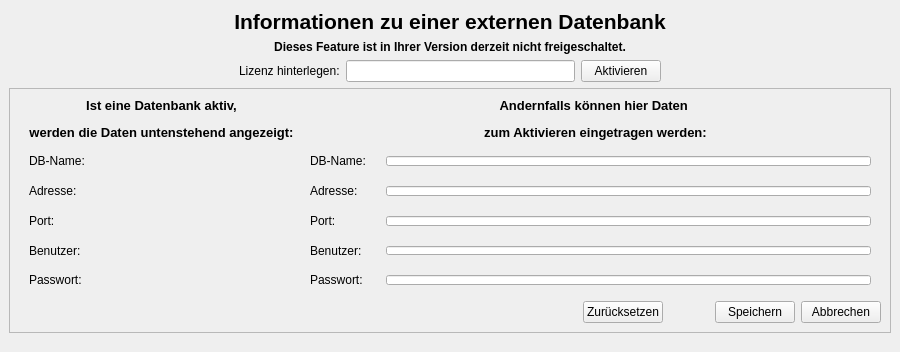
<?xml version="1.0" encoding="UTF-8"?>
<ui version="4.0">
 <class>DBWindow</class>
 <widget class="QMainWindow" name="DBWindow">
  <property name="geometry">
   <rect>
    <x>0</x>
    <y>0</y>
    <width>900</width>
    <height>352</height>
   </rect>
  </property>
  <property name="minimumSize">
   <size>
    <width>900</width>
    <height>352</height>
   </size>
  </property>
  <property name="maximumSize">
   <size>
    <width>900</width>
    <height>352</height>
   </size>
  </property>
  <property name="windowTitle">
   <string>physioForms - Datenbank</string>
  </property>
  <property name="styleSheet">
   <string notr="true"/>
  </property>
  <widget class="QWidget" name="centralwidget">
   <layout class="QGridLayout" name="gridLayout_2">
    <item row="1" column="0">
     <layout class="QGridLayout" name="gridLayout">
      <item row="1" column="0">
       <spacer name="verticalSpacer_2">
        <property name="orientation">
         <enum>Qt::Vertical</enum>
        </property>
        <property name="sizeHint" stdset="0">
         <size>
          <width>20</width>
          <height>40</height>
         </size>
        </property>
       </spacer>
      </item>
      <item row="4" column="0">
       <spacer name="verticalSpacer">
        <property name="orientation">
         <enum>Qt::Vertical</enum>
        </property>
        <property name="sizeHint" stdset="0">
         <size>
          <width>20</width>
          <height>40</height>
         </size>
        </property>
       </spacer>
      </item>
      <item row="6" column="0">
       <spacer name="horizontalSpacer">
        <property name="orientation">
         <enum>Qt::Horizontal</enum>
        </property>
        <property name="sizeHint" stdset="0">
         <size>
          <width>40</width>
          <height>10</height>
         </size>
        </property>
       </spacer>
      </item>
      <item row="2" column="0">
       <widget class="QLabel" name="notlicensedlabel">
        <property name="text">
         <string>&lt;html&gt;&lt;head/&gt;&lt;body&gt;&lt;p align=&quot;center&quot;&gt;&lt;span style=&quot; font-weight:600;&quot;&gt;Dieses Feature ist in Ihrer Version derzeit nicht freigeschaltet.&lt;/span&gt;&lt;/p&gt;&lt;/body&gt;&lt;/html&gt;</string>
        </property>
       </widget>
      </item>
      <item row="5" column="0">
       <widget class="QFrame" name="frame">
        <property name="frameShape">
         <enum>QFrame::StyledPanel</enum>
        </property>
        <property name="frameShadow">
         <enum>QFrame::Raised</enum>
        </property>
        <layout class="QVBoxLayout" name="verticalLayout">
         <item>
          <layout class="QGridLayout" name="gridLayout_3" columnstretch="1,2">
           <item row="1" column="0">
            <layout class="QFormLayout" name="formLayout">
             <property name="horizontalSpacing">
              <number>20</number>
             </property>
             <property name="verticalSpacing">
              <number>20</number>
             </property>
             <property name="leftMargin">
              <number>10</number>
             </property>
             <property name="topMargin">
              <number>10</number>
             </property>
             <property name="rightMargin">
              <number>10</number>
             </property>
             <property name="bottomMargin">
              <number>10</number>
             </property>
             <item row="0" column="0">
              <widget class="QLabel" name="label_5">
               <property name="text">
                <string>DB-Name:</string>
               </property>
              </widget>
             </item>
             <item row="0" column="1">
              <widget class="QLabel" name="dbactive_namelabel">
               <property name="minimumSize">
                <size>
                 <width>0</width>
                 <height>10</height>
                </size>
               </property>
               <property name="text">
                <string/>
               </property>
              </widget>
             </item>
             <item row="1" column="0">
              <widget class="QLabel" name="label">
               <property name="text">
                <string>Adresse:</string>
               </property>
              </widget>
             </item>
             <item row="1" column="1">
              <widget class="QLabel" name="dbactive_adresslabel">
               <property name="text">
                <string/>
               </property>
              </widget>
             </item>
             <item row="2" column="0">
              <widget class="QLabel" name="label_2">
               <property name="text">
                <string>Port:</string>
               </property>
              </widget>
             </item>
             <item row="2" column="1">
              <widget class="QLabel" name="dbactive_portlabel">
               <property name="minimumSize">
                <size>
                 <width>10</width>
                 <height>0</height>
                </size>
               </property>
               <property name="text">
                <string/>
               </property>
              </widget>
             </item>
             <item row="3" column="0">
              <widget class="QLabel" name="label_3">
               <property name="text">
                <string>Benutzer:</string>
               </property>
              </widget>
             </item>
             <item row="3" column="1">
              <widget class="QLabel" name="dbactive_userlabel">
               <property name="text">
                <string/>
               </property>
              </widget>
             </item>
             <item row="4" column="0">
              <widget class="QLabel" name="label_4">
               <property name="text">
                <string>Passwort:</string>
               </property>
              </widget>
             </item>
            </layout>
           </item>
           <item row="0" column="0">
            <widget class="QLabel" name="label_7">
             <property name="font">
              <font>
               <pointsize>10</pointsize>
              </font>
             </property>
             <property name="text">
              <string>&lt;html&gt;&lt;head/&gt;&lt;body&gt;&lt;p align=&quot;center&quot;&gt;&lt;span style=&quot; font-weight:600;&quot;&gt;Ist eine Datenbank aktiv,&lt;/span&gt;&lt;/p&gt;&lt;p align=&quot;center&quot;&gt;&lt;span style=&quot; font-weight:600;&quot;&gt;werden die Daten untenstehend angezeigt:&lt;/span&gt;&lt;/p&gt;&lt;/body&gt;&lt;/html&gt;</string>
             </property>
            </widget>
           </item>
           <item row="0" column="1">
            <widget class="QLabel" name="label_8">
             <property name="font">
              <font>
               <pointsize>10</pointsize>
              </font>
             </property>
             <property name="text">
              <string>&lt;html&gt;&lt;head/&gt;&lt;body&gt;&lt;p align=&quot;center&quot;&gt;&lt;span style=&quot; font-weight:600;&quot;&gt;Andernfalls können hier Daten &lt;/span&gt;&lt;/p&gt;&lt;p align=&quot;center&quot;&gt;&lt;span style=&quot; font-weight:600;&quot;&gt;zum Aktivieren eingetragen werden:&lt;/span&gt;&lt;/p&gt;&lt;/body&gt;&lt;/html&gt;</string>
             </property>
            </widget>
           </item>
           <item row="2" column="1">
            <layout class="QHBoxLayout" name="horizontalLayout">
             <item>
              <spacer name="horizontalSpacer_6">
               <property name="orientation">
                <enum>Qt::Horizontal</enum>
               </property>
               <property name="sizeHint" stdset="0">
                <size>
                 <width>40</width>
                 <height>20</height>
                </size>
               </property>
              </spacer>
             </item>
             <item>
              <spacer name="horizontalSpacer_8">
               <property name="orientation">
                <enum>Qt::Horizontal</enum>
               </property>
               <property name="sizeHint" stdset="0">
                <size>
                 <width>40</width>
                 <height>20</height>
                </size>
               </property>
              </spacer>
             </item>
             <item>
              <spacer name="horizontalSpacer_7">
               <property name="orientation">
                <enum>Qt::Horizontal</enum>
               </property>
               <property name="sizeHint" stdset="0">
                <size>
                 <width>40</width>
                 <height>20</height>
                </size>
               </property>
              </spacer>
             </item>
             <item>
              <spacer name="horizontalSpacer_5">
               <property name="orientation">
                <enum>Qt::Horizontal</enum>
               </property>
               <property name="sizeHint" stdset="0">
                <size>
                 <width>40</width>
                 <height>20</height>
                </size>
               </property>
              </spacer>
             </item>
             <item>
              <spacer name="horizontalSpacer_4">
               <property name="orientation">
                <enum>Qt::Horizontal</enum>
               </property>
               <property name="sizeHint" stdset="0">
                <size>
                 <width>40</width>
                 <height>20</height>
                </size>
               </property>
              </spacer>
             </item>
             <item>
              <spacer name="horizontalSpacer_2">
               <property name="orientation">
                <enum>Qt::Horizontal</enum>
               </property>
               <property name="sizeHint" stdset="0">
                <size>
                 <width>40</width>
                 <height>20</height>
                </size>
               </property>
              </spacer>
             </item>
             <item>
              <widget class="QPushButton" name="dbwindowdeletebutton">
               <property name="text">
                <string>Zurücksetzen</string>
               </property>
              </widget>
             </item>
             <item>
              <spacer name="horizontalSpacer_3">
               <property name="orientation">
                <enum>Qt::Horizontal</enum>
               </property>
               <property name="sizeHint" stdset="0">
                <size>
                 <width>40</width>
                 <height>20</height>
                </size>
               </property>
              </spacer>
             </item>
             <item>
              <widget class="QPushButton" name="savedbbutton">
               <property name="text">
                <string>Speichern</string>
               </property>
              </widget>
             </item>
             <item>
              <widget class="QPushButton" name="abbrechdbbutton">
               <property name="text">
                <string>Abbrechen</string>
               </property>
              </widget>
             </item>
            </layout>
           </item>
           <item row="1" column="1">
            <layout class="QFormLayout" name="formLayout_2">
             <property name="horizontalSpacing">
              <number>20</number>
             </property>
             <property name="verticalSpacing">
              <number>20</number>
             </property>
             <property name="leftMargin">
              <number>0</number>
             </property>
             <property name="topMargin">
              <number>10</number>
             </property>
             <property name="rightMargin">
              <number>10</number>
             </property>
             <property name="bottomMargin">
              <number>10</number>
             </property>
             <item row="0" column="0">
              <widget class="QLabel" name="label_9">
               <property name="text">
                <string>DB-Name:</string>
               </property>
              </widget>
             </item>
             <item row="0" column="1">
              <widget class="QLineEdit" name="dbdatabaseinput">
               <property name="sizePolicy">
                <sizepolicy hsizetype="Expanding" vsizetype="Fixed">
                 <horstretch>0</horstretch>
                 <verstretch>0</verstretch>
                </sizepolicy>
               </property>
              </widget>
             </item>
             <item row="1" column="0">
              <widget class="QLabel" name="label_10">
               <property name="text">
                <string>Adresse:</string>
               </property>
              </widget>
             </item>
             <item row="1" column="1">
              <widget class="QLineEdit" name="dbhostinput">
               <property name="sizePolicy">
                <sizepolicy hsizetype="Expanding" vsizetype="Fixed">
                 <horstretch>0</horstretch>
                 <verstretch>0</verstretch>
                </sizepolicy>
               </property>
               <property name="minimumSize">
                <size>
                 <width>10</width>
                 <height>0</height>
                </size>
               </property>
              </widget>
             </item>
             <item row="2" column="0">
              <widget class="QLabel" name="label_11">
               <property name="text">
                <string>Port:</string>
               </property>
              </widget>
             </item>
             <item row="2" column="1">
              <widget class="QLineEdit" name="dbportinput"/>
             </item>
             <item row="3" column="0">
              <widget class="QLabel" name="label_12">
               <property name="text">
                <string>Benutzer:</string>
               </property>
              </widget>
             </item>
             <item row="3" column="1">
              <widget class="QLineEdit" name="dbuserinput"/>
             </item>
             <item row="4" column="0">
              <widget class="QLabel" name="label_13">
               <property name="text">
                <string>Passwort:</string>
               </property>
              </widget>
             </item>
             <item row="4" column="1">
              <widget class="QLineEdit" name="dbpasswordinput">
               <property name="inputMask">
                <string notr="true"/>
               </property>
              </widget>
             </item>
            </layout>
           </item>
          </layout>
         </item>
        </layout>
       </widget>
      </item>
      <item row="0" column="0">
       <widget class="QLabel" name="label_6">
        <property name="font">
         <font>
          <family>MS Shell Dlg 2</family>
          <pointsize>16</pointsize>
          <weight>75</weight>
          <bold>true</bold>
         </font>
        </property>
        <property name="text">
         <string>Informationen zu einer externen Datenbank</string>
        </property>
        <property name="scaledContents">
         <bool>false</bool>
        </property>
        <property name="alignment">
         <set>Qt::AlignCenter</set>
        </property>
       </widget>
      </item>
      <item row="3" column="0">
       <layout class="QHBoxLayout" name="horizontalLayout_2">
        <item>
         <spacer name="horizontalSpacer_10">
          <property name="orientation">
           <enum>Qt::Horizontal</enum>
          </property>
          <property name="sizeHint" stdset="0">
           <size>
            <width>40</width>
            <height>20</height>
           </size>
          </property>
         </spacer>
        </item>
        <item>
         <widget class="QLabel" name="savelicenselabel">
          <property name="text">
           <string>Lizenz hinterlegen:</string>
          </property>
         </widget>
        </item>
        <item>
         <widget class="QLineEdit" name="savelicenselineedit"/>
        </item>
        <item>
         <widget class="QPushButton" name="savelicensebutton">
          <property name="text">
           <string>Aktivieren</string>
          </property>
         </widget>
        </item>
        <item>
         <spacer name="horizontalSpacer_9">
          <property name="orientation">
           <enum>Qt::Horizontal</enum>
          </property>
          <property name="sizeHint" stdset="0">
           <size>
            <width>40</width>
            <height>20</height>
           </size>
          </property>
         </spacer>
        </item>
       </layout>
      </item>
     </layout>
    </item>
   </layout>
  </widget>
 </widget>
 <resources/>
 <connections/>
</ui>
